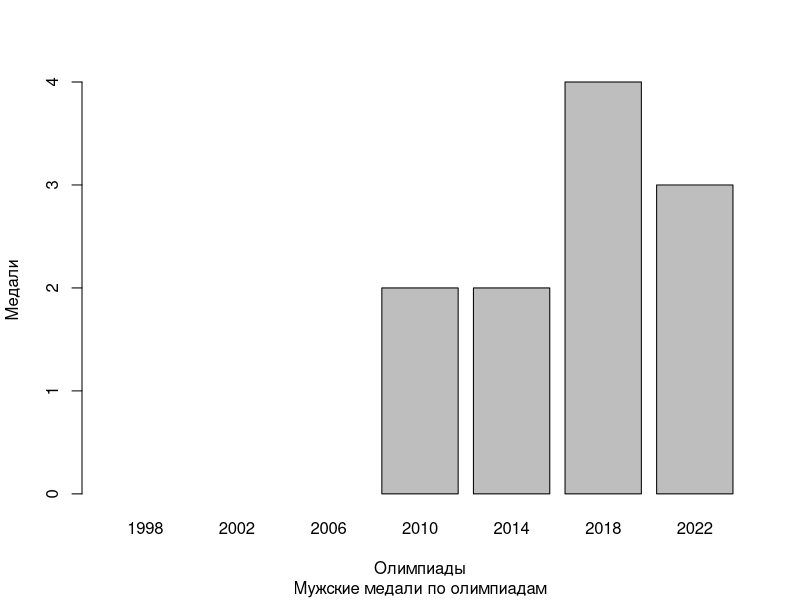
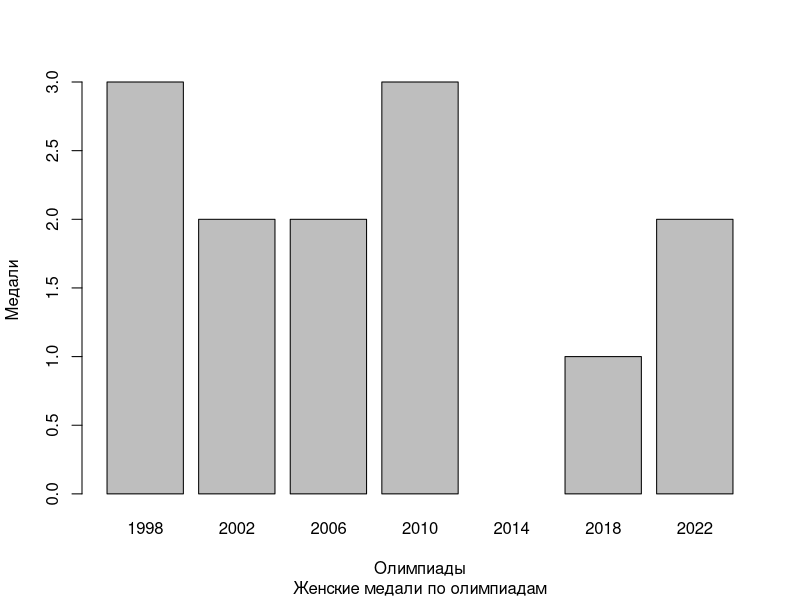
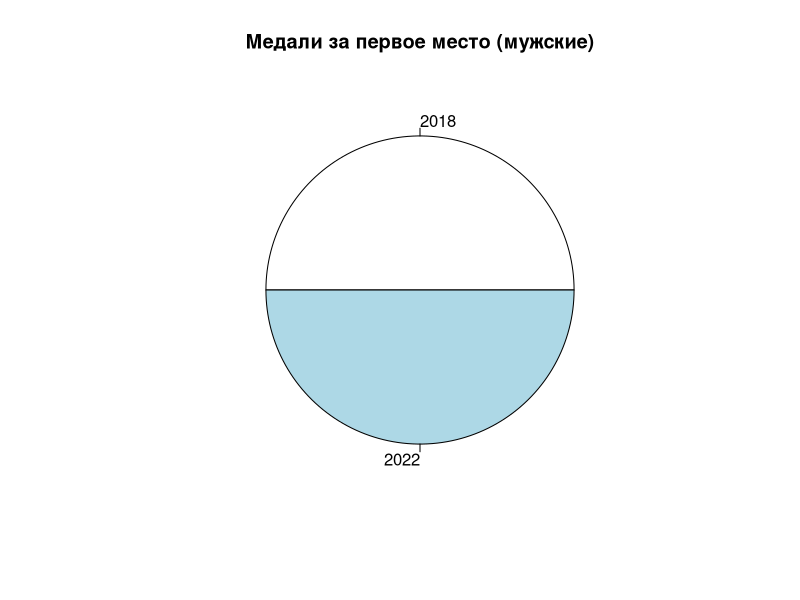
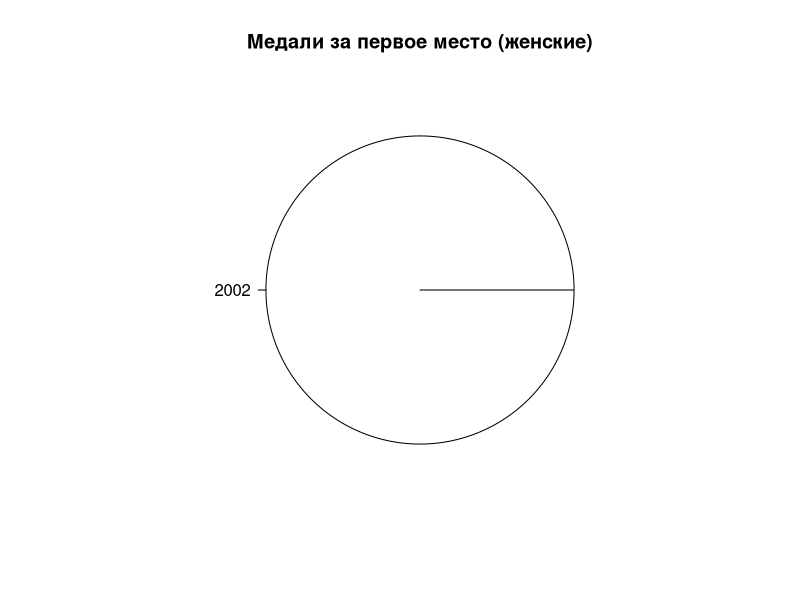
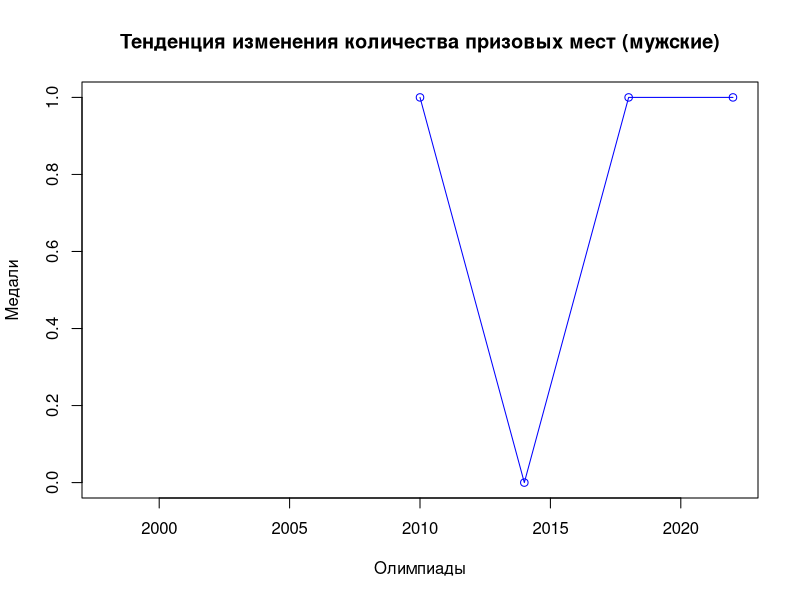
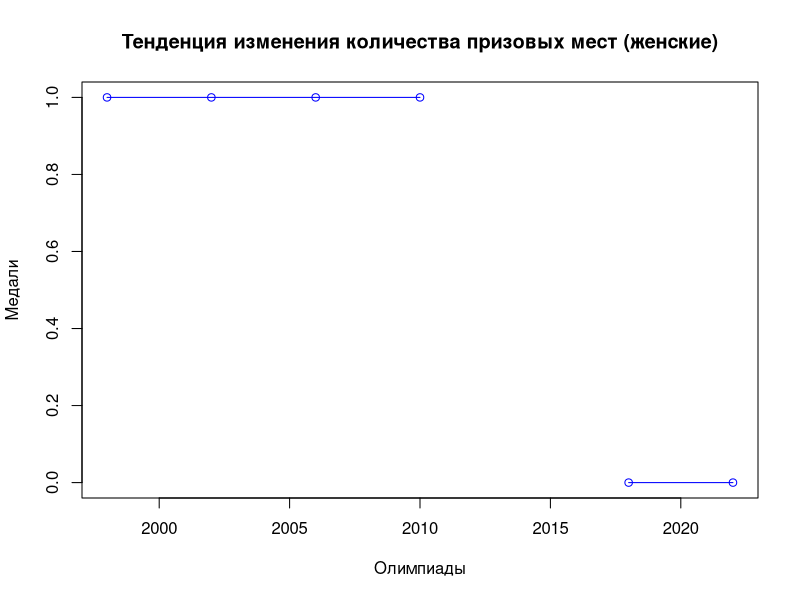

The R script that drew these images, in order:
places_m <- c(NA,NA,NA,2,2,4,3)
places_f <- c(3,2,2,3,NA,1,2)
olympiads <- c(1998,2002,2006,2010,2014,2018,2022)

barplot(height=places_m,
        names.arg = olympiads,
        xlab="Олимпиады",
        ylab="Медали",
        sub="Мужские медали по олимпиадам")

barplot(height=places_f,
        names.arg = olympiads,
        xlab="Олимпиады",
        ylab="Медали",
        sub="Женские медали по олимпиадам")

f_places_m <- c(NA,NA,NA,0,0,1,1)
f_places_f <- c(0,1,0,0,NA,0,0)

valid_indices_m <- !is.na(f_places_m) & f_places_m > 0
pie(f_places_m[valid_indices_m], labels=olympiads[valid_indices_m], main="Медали за первое место (мужские)")

valid_indices_f <- !is.na(f_places_f) & f_places_f > 0
pie(f_places_f[valid_indices_f], labels=olympiads[valid_indices_f], main="Медали за первое место (женские)")

prized_m <- c(NA,NA,NA,1,0,1,1)
prized_f <- c(1,1,1,1,NA,0,0)
plot(olympiads, prized_m, type = "o", col = "blue", xlab = "Олимпиады", ylab = "Медали", main = "Тенденция изменения количества призовых мест (мужские)")
plot(olympiads, prized_f, type = "o", col = "blue", xlab = "Олимпиады", ylab = "Медали", main = "Тенденция изменения количества призовых мест (женские)")

